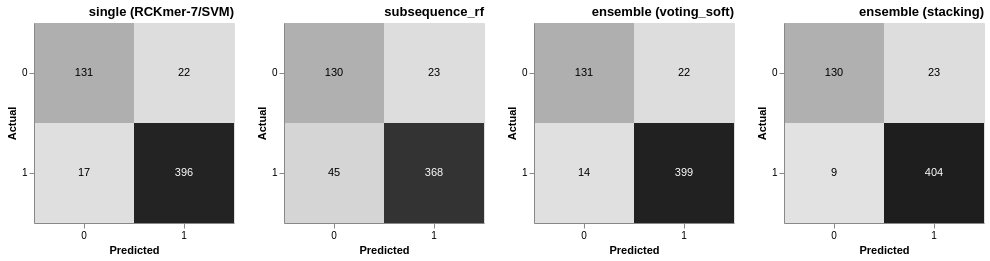

This figure's notebook cell:
### Markdown cell above
### Plot confusion matrices for all predictions

### Code cell
# Example dictionary
cm_dict = {
    'single (RCKmer-7/SVM)': single_score,
    'subsequence_rf': subsequence_rf_score,
    'ensemble (voting_soft)': ensemble_score_voting,
    'ensemble (stacking)': ensemble_score_stacking,    
}

# Convert to long-format DataFrame for Altair
rows = []
for model, counts in cm_dict.items():
    # Confusion matrix: rows=True label, columns=Predicted label
    cm_matrix = pd.DataFrame([[counts['TP'], counts['FN']],
                              [counts['FP'], counts['TN']]],
                             index=['1', '0'],
                             columns=['1', '0'])
    cm_long = cm_matrix.reset_index().melt(id_vars='index')
    cm_long.columns = ['Actual', 'Predicted', 'Count']
    cm_long['Model'] = model
    rows.append(cm_long)

df_cm = pd.concat(rows, ignore_index=True)

charts = {}
for model in cm_dict.keys():
    sub_df = df_cm[df_cm['Model'] == model]
    # Altair heatmap
    heatmap = alt.Chart(sub_df).mark_rect().encode(
        x=alt.X('Predicted:N', title='Predicted', axis=alt.Axis(labelAngle=0)),
        y=alt.Y('Actual:N', title='Actual'),
        color=alt.Color('Count:Q', scale=alt.Scale(scheme='greys'), legend=None),
    ).properties(
        width=200, 
        height=200,
        title=alt.TitleParams(model, anchor='end', orient='top', angle=0)  # Add Left-side title
    )

    # Add text labels
    text = alt.Chart(sub_df).mark_text(color='black').encode(
        x='Predicted:N',
        y='Actual:N',
        text='Count:Q',
        color=alt.condition(
        alt.datum.Count > 150,   # condition
        alt.value('white'),  # if True
        alt.value('black')  # if False
    )
    )

    chart = (heatmap + text)
    charts[model] = chart

cm_chart = alt.hconcat(*charts.values())
cm_chart#.save("figures/confusion_matrix_comparison_default.pdf")

### Figure 1 — Vega-Lite specification as saved in the notebook (floating-point values rounded to 4 significant figures)
{"config": {"view": {"continuousWidth": 300, "continuousHeight": 300}}, "hconcat": [{"layer": [{"mark": {"type": "rect"}, "encoding": {"color": {"field": "Count", "legend": null, "scale": {"scheme": "greys"}, "type": "quantitative"}, "x": {"axis": {"labelAngle": 0}, "field": "Predicted", "title": "Predicted", "type": "nominal"}, "y": {"field": "Actual", "title": "Actual", "type": "nominal"}}, "title": {"text": "single (RCKmer-7/SVM)", "anchor": "end", "angle": 0, "orient": "top"}}, {"mark": {"type": "text", "color": "black"}, "encoding": {"color": {"condition": {"test": "(datum.Count > 150)", "value": "white"}, "value": "black"}, "text": {"field": "Count", "type": "quantitative"}, "x": {"field": "Predicted", "type": "nominal"}, "y": {"field": "Actual", "type": "nominal"}}}], "data": {"name": "data-059eeb83a7865227fbb63089baa2bb93"}, "height": 200, "width": 200}, {"layer": [{"mark": {"type": "rect"}, "encoding": {"color": {"field": "Count", "legend": null, "scale": {"scheme": "greys"}, "type": "quantitative"}, "x": {"axis": {"labelAngle": 0}, "field": "Predicted", "title": "Predicted", "type": "nominal"}, "y": {"field": "Actual", "title": "Actual", "type": "nominal"}}, "title": {"text": "subsequence_rf", "anchor": "end", "angle": 0, "orient": "top"}}, {"mark": {"type": "text", "color": "black"}, "encoding": {"color": {"condition": {"test": "(datum.Count > 150)", "value": "white"}, "value": "black"}, "text": {"field": "Count", "type": "quantitative"}, "x": {"field": "Predicted", "type": "nominal"}, "y": {"field": "Actual", "type": "nominal"}}}], "data": {"name": "data-adfbdd1e94d881ad4bdfd21c8a021259"}, "height": 200, "width": 200}, {"layer": [{"mark": {"type": "rect"}, "encoding": {"color": {"field": "Count", "legend": null, "scale": {"scheme": "greys"}, "type": "quantitative"}, "x": {"axis": {"labelAngle": 0}, "field": "Predicted", "title": "Predicted", "type": "nominal"}, "y": {"field": "Actual", "title": "Actual", "type": "nominal"}}, "title": {"text": "ensemble (voting_soft)", "anchor": "end", "angle": 0, "orient": "top"}}, {"mark": {"type": "text", "color": "black"}, "encoding": {"color": {"condition": {"test": "(datum.Count > 150)", "value": "white"}, "value": "black"}, "text": {"field": "Count", "type": "quantitative"}, "x": {"field": "Predicted", "type": "nominal"}, "y": {"field": "Actual", "type": "nominal"}}}], "data": {"name": "data-639c9ecee547dcf65722a72a44062e24"}, "height": 200, "width": 200}, {"layer": [{"mark": {"type": "rect"}, "encoding": {"color": {"field": "Count", "legend": null, "scale": {"scheme": "greys"}, "type": "quantitative"}, "x": {"axis": {"labelAngle": 0}, "field": "Predicted", "title": "Predicted", "type": "nominal"}, "y": {"field": "Actual", "title": "Actual", "type": "nominal"}}, "title": {"text": "ensemble (stacking)", "anchor": "end", "angle": 0, "orient": "top"}}, {"mark": {"type": "text", "color": "black"}, "encoding": {"color": {"condition": {"test": "(datum.Count > 150)", "value": "white"}, "value": "black"}, "text": {"field": "Count", "type": "quantitative"}, "x": {"field": "Predicted", "type": "nominal"}, "y": {"field": "Actual", "type": "nominal"}}}], "data": {"name": "data-6c7169de544865efd94e6ed5dcaede96"}, "height": 200, "width": 200}], "$schema": "https://vega.github.io/schema/vega-lite/v5.17.0.json", "datasets": {"data-059eeb83a7865227fbb63089baa2bb93": [{"Actual": "1", "Predicted": "1", "Count": 396, "Model": "single (RCKmer-7/SVM)"}, {"Actual": "0", "Predicted": "1", "Count": 22, "Model": "single (RCKmer-7/SVM)"}, {"Actual": "1", "Predicted": "0", "Count": 17, "Model": "single (RCKmer-7/SVM)"}, {"Actual": "0", "Predicted": "0", "Count": 131, "Model": "single (RCKmer-7/SVM)"}], "data-adfbdd1e94d881ad4bdfd21c8a021259": [{"Actual": "1", "Predicted": "1", "Count": 368, "Model": "subsequence_rf"}, {"Actual": "0", "Predicted": "1", "Count": 23, "Model": "subsequence_rf"}, {"Actual": "1", "Predicted": "0", "Count": 45, "Model": "subsequence_rf"}, {"Actual": "0", "Predicted": "0", "Count": 130, "Model": "subsequence_rf"}], "data-639c9ecee547dcf65722a72a44062e24": [{"Actual": "1", "Predicted": "1", "Count": 399, "Model": "ensemble (voting_soft)"}, {"Actual": "0", "Predicted": "1", "Count": 22, "Model": "ensemble (voting_soft)"}, {"Actual": "1", "Predicted": "0", "Count": 14, "Model": "ensemble (voting_soft)"}, {"Actual": "0", "Predicted": "0", "Count": 131, "Model": "ensemble (voting_soft)"}], "data-6c7169de544865efd94e6ed5dcaede96": [{"Actual": "1", "Predicted": "1", "Count": 404, "Model": "ensemble (stacking)"}, {"Actual": "0", "Predicted": "1", "Count": 23, "Model": "ensemble (stacking)"}, {"Actual": "1", "Predicted": "0", "Count": 9, "Model": "ensemble (stacking)"}, {"Actual": "0", "Predicted": "0", "Count": 130, "Model": "ensemble (stacking)"}]}}
